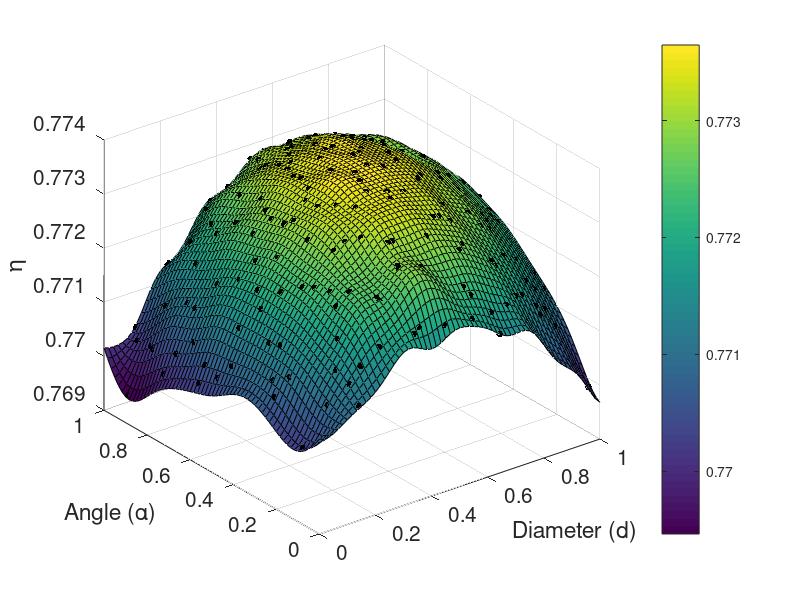

MATLAB code to generate this figure:
clear all
clc
dia_nCombo = [0.4855
    0.8002
    0.9697
    0.4974
    0.4128
    0.8487
    0.1949
    0.2795
    0.1100
    0.5823
    0.0496
    0.5701
    0.9214
    0.3038
    0.8365
    0.4370
    0.7517
    0.0374
    0.0979
    0.7880
    0.6427
    0.0615
    0.3521
    0.3765
    0.6186
    0.5581
    0.6791
    0.6308
    0.5459
    0.8124
    0.6064
    0.1585
    0.4491
    0.6671
    0.0132
    0.2190
    0.9577
    0.2553
    0.1464
    0.7276
    0.2917
    0.9940
    0.3643
    0.8607
    0.4006
    0.9092
    0.6549
    0.3158
    0.7154
    0.1222
    0.0252
    0.8729
    0.4248
    0.7761
    0.9455
    0.2068
    0.9502
    0.5370
    0.6368
    0.2237
    0.0669
    0.8647
    0.2521
    0.5940
    0.0955
    0.3947
    0.4658
    0.3376
    0.4374
    0.3092
    0.1524
    0.5656
    0.2094
    0.6938
    0.7079
    0.5229
    0.5797
    0.9850
    0.1150
    0.6950
    0.2350
    0.6250
    0.6750
    0.9050
    0.8450
    0.5750
    0.0950
    0.5350
    0.4450
    0.9350
    0.1550
    0.3050
    0.1350
    0.7950
    0.0650
    0.0350
    0.7150
    0.3550
    0.9750
    0.6850
    0.9550
    0.2050
    0.5950
    0.4650
    0.0550
    0.1850
    0.6150
    0.3750
    0.4550
    0.6450
    0.8050
    0.8550
    0.1450
    0.4150
    0.9150
    0.4350
    0.3850
    0.5050
    0.7650
    0.7450
    0.6350
    0.4950
    0.9950
    0.5650
    0.5850
    0.8150
    0.1750
    0.8850
    0.2650
    0.2950
    0.0450
    0.7550
    0.8350
    0.6550
    0.5450
    0.3950
    0.5550
    0.8950
    0.1650
    0.4250
    0.7050
    0.3450
    0.3150
    0.4850
    0.2450
    0.2150
    0.9650
    0.0150
    0.8650
    0.4050
    0.4750
    0.0050
    0.3650
    0.5150
    0.0850
    0.2750
    0.7850
    0.3250
    0.9450
    0.5250
    0.7250
    0.2550
    0.2850
    0.9250
    0.2250
    0.7750
    0.6050
    0.0750
    0.8250
    0.6650
    0.1050
    0.7350
    0.1250
    0.1950
    0.0250
    0.8750
    0.3350];
ang_nCombo = [0.9128
    0.2974
    0.2257
    0.4615
    0.6565
    0.9846
    0.0615
    0.8615
    0.9949
    0.0923
    0.7282
    0.7589
    0.4103
    0.3282
    0.4512
    0.7180
    0.1642
    0.2565
    0.3589
    0.9026
         0
    0.8512
    0.9642
    0.0308
    0.9435
    0.0205
    0.4308
    0.1743
    0.8411
    0.5128
    0.6051
    0.4923
    0.8308
    0.2666
    0.5743
    0.3077
    0.5846
    0.6358
    0.1128
    0.7077
    0.5435
    0.7488
    0.4820
    0.3488
    0.1538
    0.1435
    0.8718
    0.1334
    0.7795
    0.7692
    0.5026
    0.1846
    0.2358
    0.1026
    0.8000
    0.5642
    0.4523
    0.3867
    0.2774
    0.2117
    0.8681
    0.1241
    0.8025
    0.9118
    0.4960
    0.5616
    0.7369
    0.3210
    0.2334
    0.6492
    0.0585
    0.5179
    0.9774
    0.5836
    0.7149
    0.9994
    0.6929
    0.0350
    0.7250
    0.7950
    0.2550
    0.8650
    0.5250
    0.1850
    0.8050
    0.5950
    0.0850
    0.8450
    0.7650
    0.3950
    0.6750
    0.5150
    0.4450
    0.4750
    0.6650
    0.5750
    0.0650
    0.0250
    0.7350
    0.3250
    0.8550
    0.3450
    0.0750
    0.1350
    0.2850
    0.1550
    0.2750
    0.2950
    0.0150
    0.0450
    0.9350
    0.3650
    0.0050
    0.6250
    0.9050
    0.8350
    0.9250
    0.6550
    0.6150
    0.1750
    0.6350
    0.7850
    0.5550
    0.9950
    0.3750
    0.1250
    0.4050
    0.2450
    0.2050
    0.6050
    0.4650
    0.7750
    0.3050
    0.1950
    0.2150
    0.4350
    0.6950
    0.6850
    0.5850
    0.3850
    0.4550
    0.8150
    0.1450
    0.4150
    0.9150
    0.9750
    0.2650
    0.0950
    0.1050
    0.1650
    0.5650
    0.8950
    0.5350
    0.5050
    0.9550
    0.7450
    0.3350
    0.9450
    0.9650
    0.3550
    0.6450
    0.0550
    0.4250
    0.1150
    0.4850
    0.9850
    0.4950
    0.2350
    0.2250
    0.7150
    0.3150
    0.8850
    0.8750
    0.8250
    0.7550
    0.5450
    0.7050];
y_Combo = [0.772984000000000
   0.772606000000000
   0.771307000000000
   0.773597000000000
   0.773378000000000
   0.772530000000000
   0.771634000000000
   0.772279000000000
   0.770350000000000
   0.772337000000000
   0.770579000000000
   0.773466000000000
   0.772332000000000
   0.772948000000000
   0.772863000000000
   0.773329000000000
   0.772256000000000
   0.770879000000000
   0.771543000000000
   0.772897000000000
   0.771568000000000
   0.770366000000000
   0.772326000000000
   0.772099000000000
   0.773001000000000
   0.771948000000000
   0.773388000000000
   0.772747000000000
   0.773251000000000
   0.773077000000000
   0.773599000000000
   0.772104000000000
   0.773119000000000
   0.773015000000000
   0.770451000000000
   0.772470000000000
   0.772469000000000
   0.772645000000000
   0.771520000000000
   0.773368000000000
   0.772973000000000
   0.772334000000000
   0.773310000000000
   0.772480000000000
   0.772860000000000
   0.771240000000000
   0.773208000000000
   0.772455000000000
   0.773312000000000
   0.771290000000000
   0.770693000000000
   0.771722000000000
   0.773106000000000
   0.771796000000000
   0.772542000000000
   0.772395000000000
   0.772281000000000
   0.773502000000000
   0.773121000000000
   0.772337000000000
   0.770366000000000
   0.771420000000000
   0.772262000000000
   0.773085000000000
   0.771514000000000
   0.773412000000000
   0.773356000000000
   0.773082000000000
   0.773111000000000
   0.772953000000000
   0.771365000000000
   0.773634000000000
   0.771373000000000
   0.773485000000000
   0.773389000000000
   0.772737000000000
   0.773560000000000
   0.769916000000000
   0.771311000000000
   0.773305000000000
   0.772481000000000
   0.773220000000000
   0.773510000000000
   0.771510000000000
   0.772916000000000
   0.773632000000000
   0.771024000000000
   0.773238000000000
   0.773278000000000
   0.772221000000000
   0.771800000000000
   0.773067000000000
   0.771907000000000
   0.773084000000000
   0.770913000000000
   0.770745000000000
   0.771840000000000
   0.772017000000000
   0.772437000000000
   0.773142000000000
   0.772422000000000
   0.772412000000000
   0.772210000000000
   0.772807000000000
   0.771096000000000
   0.771926000000000
   0.773151000000000
   0.773148000000000
   0.772041000000000
   0.771864000000000
   0.772786000000000
   0.772565000000000
   0.771097000000000
   0.773408000000000
   0.772502000000000
   0.773076000000000
   0.772617000000000
   0.773556000000000
   0.773311000000000
   0.772339000000000
   0.773561000000000
   0.773323000000000
   0.772223000000000
   0.772815000000000
   0.773449000000000
   0.771712000000000
   0.772236000000000
   0.771947000000000
   0.772543000000000
   0.772923000000000
   0.770968000000000
   0.773216000000000
   0.772474000000000
   0.772769000000000
   0.773055000000000
   0.773384000000000
   0.773538000000000
   0.772830000000000
   0.772071000000000
   0.773401000000000
   0.773356000000000
   0.772795000000000
   0.772486000000000
   0.773531000000000
   0.771870000000000
   0.771412000000000
   0.771533000000000
   0.770345000000000
   0.771288000000000
   0.772878000000000
   0.773591000000000
   0.769509000000000
   0.773297000000000
   0.773613000000000
   0.770236000000000
   0.772560000000000
   0.772797000000000
   0.772262000000000
   0.772269000000000
   0.773466000000000
   0.773423000000000
   0.771883000000000
   0.772963000000000
   0.770958000000000
   0.772603000000000
   0.772711000000000
   0.773595000000000
   0.771241000000000
   0.772183000000000
   0.773475000000000
   0.771592000000000
   0.773071000000000
   0.770990000000000
   0.771772000000000
   0.770188000000000
   0.772832000000000
   0.772995000000000];
InfoX=[dia_nCombo ang_nCombo];
% observed data
Infoy=y_Combo ;



THETA =  [1.89260 1.53125];


%% Liklihood function
X=InfoX;
y=Infoy;
theta=10.^THETA;
n=size(X,1);
one=ones(n,1);

% Pre-allocate memory
Psi=zeros(n,n);
% Build upper half of correlation matrix
for i=1:n
	for j=i+1:n
		Psi(i,j)=exp(-sum(theta.*(X(i,:)-X(j,:)).^2)); 
	end
end

% Add upper and lower halves and diagonal of ones plus 
% small number to reduce ill-conditioning
Psi=Psi+Psi'+eye(n)+eye(n).*eps; 

% Cholesky factorisation
[U,p]=chol(Psi);

%Use penalty if ill-conditioned
if p>0
    NegLnLike=1e4;
else
    
    % Sum lns of diagonal to find ln(abs(det(Psi)))
    LnDetPsi=2*sum(log(abs(diag(U))));

    % Use back-substitution of Cholesky instead of inverse
    mu=(one'*(U\(U'\y)))/(one'*(U\(U'\one)));
    SigmaSqr=((y-one*mu)'*(U\(U'\(y-one*mu))))/n;
    NegLnLike=-1*(-(n/2)*log(SigmaSqr) - 0.5*LnDetPsi);
end
%diameter = 7.7456;
%angle = 30.619;
diameter_n = 0.5;
angle_n = 0.5
%diameter_n = (diameter-6.46)./(8.8-6.46);
%angle_n = (angle-27.75)./(37.5-27.75);
x = [diameter_n, angle_n]

%% Predictor function plot

theta=10.^THETA;
U=U;
n=size(X,1);
one=ones(n,1);
mu=(one'*(U\(U'\y)))/(one'*(U\(U'\one)));
SigmaSqr=((y-one*mu)'*(U\(U'\(y-one*mu))))/n;
psi=ones(n,1);

Xplot=0:1/60:1;
for j=1:61
    j
    for k=1:61
        x = [Xplot(k) Xplot(j)];
        for i=1:n
            psi(i)=exp(-sum(theta.*abs(X(i,:)-x).^2));
        end
        Eff35(j,k)=mu+psi'*(U\(U'\(y-one*mu)));
    end
end
figure;
dia_un = Xplot;%.*(8.8-6.46)+6.46;
ang_un = Xplot;%.*(37.5-27.75)+27.75;
surf(dia_un,ang_un,Eff35); hold on
colorbar
plot3(dia_nCombo,ang_nCombo,y_Combo,'k.','MarkerSize',15); hold on
%plot3(dia_nCombo.*(8.8-6.46)+6.46,ang_nCombo.*(37.5-27.75)+27.75,y_Combo,'k.','MarkerSize',15); hold on
% m1=surf(dia_un,ang_un,0.77363572.*(ones(length(dia_un),length(ang_un))),'FaceColor',[33 64 154]./255,'EdgeColor','none'); hold on
% set(m1,'FaceAlpha',0.5)
axis([0 1 0 1 0.769 0.774])
set(gca,'FontSize',15)
xlabel('Diameter (d)')
ylabel('Angle (\alpha)')
zlabel('\eta')
%% Predictor function value
%diameter = 7.7456;
%angle = 30.619;
diameter_n = 0.5641
angle_n = 0.53846;
%diameter_n = (diameter-6.46)./(8.8-6.46);
%angle_n = (angle-27.75)./(37.5-27.75);
x = [diameter_n, angle_n];
theta=10.^THETA;
U=U;
n=size(X,1);
one=ones(n,1);
mu=(one'*(U\(U'\y)))/(one'*(U\(U'\one)));
SigmaSqr=((y-one*mu)'*(U\(U'\(y-one*mu))))/n;
psi=ones(n,1);
for i=1:n
	psi(i)=exp(-sum(theta.*abs(X(i,:)-x).^2));
end
Eff35val=mu+psi'*(U\(U'\(y-one*mu)))

% plot3(diameter_n,angle_n,Eff35val,'c+'); hold on
% line([diameter_n-0.3291 diameter_n-0.3291],[0 1],[max(y_Combo) max(y_Combo)]);
% line([diameter_n+0.3291 diameter_n+0.3291],[0 1],[max(y_Combo) max(y_Combo)]);
% line([0 1],[angle_n-0.3077 angle_n-0.3077],[max(y_Combo) max(y_Combo)]);
% line([0 1],[angle_n+0.3077 angle_n+0.3077],[max(y_Combo) max(y_Combo)]);
